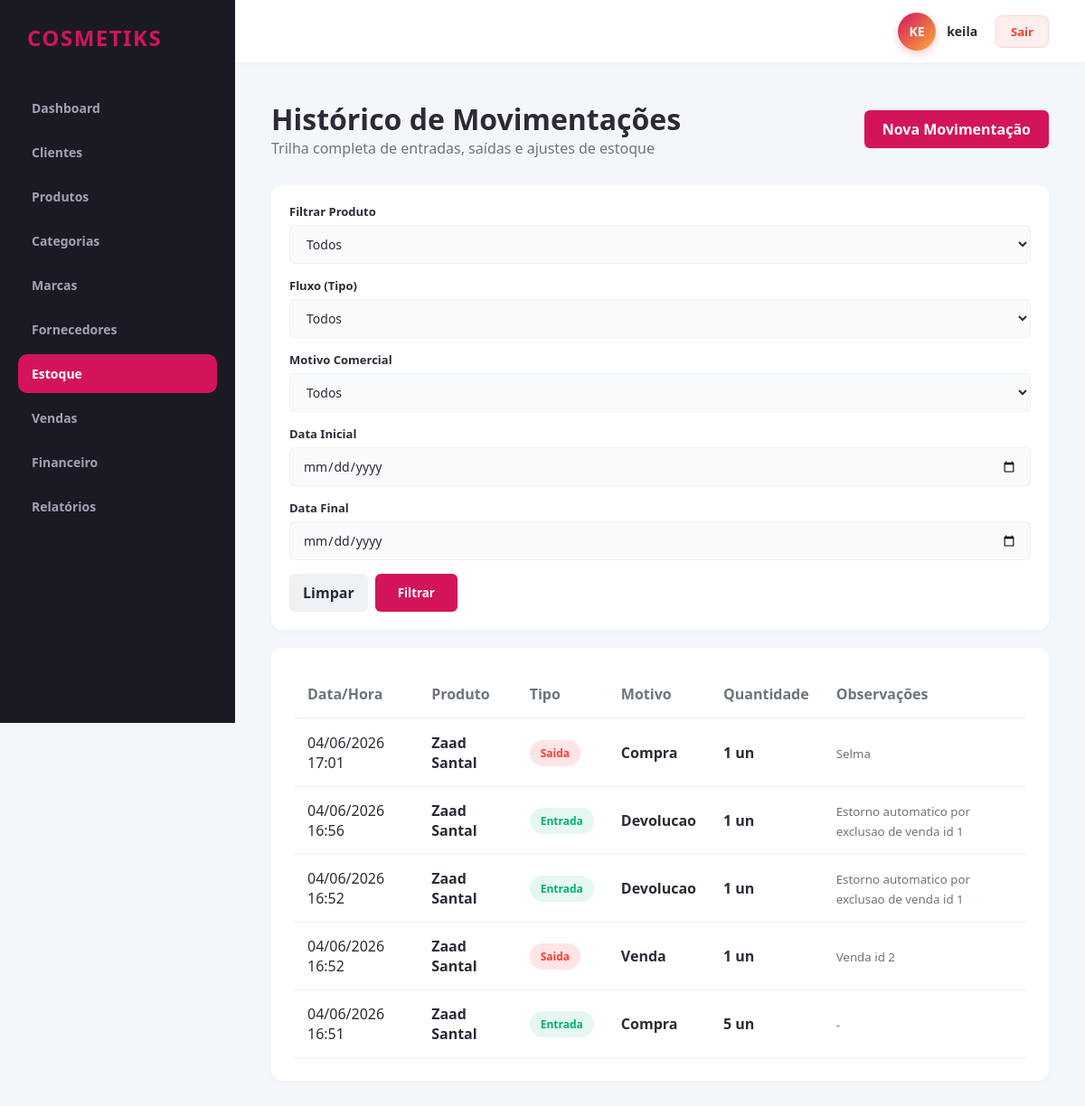
/estoque/historico (signed in), run on the app's committed database.
### app/models/estoque.py (models this page shows)
class Estoque(db.Model):
    __tablename__ = 'movimentacoes_estoque'
    id = db.Column(db.Integer, primary_key=True)
    revendedor_id = db.Column(db.Integer, db.ForeignKey('revendedores.id'), nullable=False)
    produto_id = db.Column(db.Integer, db.ForeignKey('produtos.id'), nullable=False)
    venda_id = db.Column(db.Integer, db.ForeignKey('vendas.id'), nullable=True)
    tipo = db.Column(db.String(20), nullable=False)  # Entrada, Saída
    motivo = db.Column(db.String(50), nullable=False)  # Compra, Ajuste, Venda, Perda, Devolução
    quantidade = db.Column(db.Integer, nullable=False)
    data_movimentacao = db.Column(db.DateTime, default=datetime.utcnow)
    observacoes = db.Column(db.Text, nullable=True)

### app/models/produto.py (models this page shows)
class Produto(db.Model):
    __tablename__ = 'produtos'
    id = db.Column(db.Integer, primary_key=True)
    revendedor_id = db.Column(db.Integer, db.ForeignKey('revendedores.id'), nullable=False)
    categoria_id = db.Column(db.Integer, db.ForeignKey('categorias.id'), nullable=False)
    marca_id = db.Column(db.Integer, db.ForeignKey('marcas.id'), nullable=False)
    fornecedor_id = db.Column(db.Integer, db.ForeignKey('fornecedores.id'), nullable=False)
    nome = db.Column(db.String(150), nullable=False)
    codigo_barras = db.Column(db.String(50), nullable=True)
    descricao = db.Column(db.Text, nullable=True)
    quantidade_estoque = db.Column(db.Integer, default=0, nullable=False)
    estoque_minimo = db.Column(db.Integer, default=0, nullable=False)
    preco_custo = db.Column(db.Numeric(10, 2), nullable=False)
    preco_venda = db.Column(db.Numeric(10, 2), nullable=False)
    data_compra = db.Column(db.Date, nullable=True)
    situacao = db.Column(db.String(20), default='Ativo')
    movimentacoes_estoque = db.relationship('Estoque', backref='produto', lazy=True)

### app/controllers/estoque_controller.py (the view, shortened to what this page needs)
@estoque_bp.route('/historico')
@revendedor_required
def historico():
    revendedor_id = session.get('revendedor_id')
    page = request.args.get('page', 1, type=int)
    produto_id = request.args.get('produto_id')
    tipo = request.args.get('tipo')
    motivo = request.args.get('motivo')
    data_inicio = request.args.get('data_inicio')
    data_fim = request.args.get('data_fim')
    from app.models.estoque import Estoque
    from app.models.produto import Produto
    query = Estoque.query.filter_by(revendedor_id=revendedor_id)
    if produto_id:
        query = query.filter_by(produto_id=produto_id)
    if tipo:
        query = query.filter_by(tipo=tipo)
    if motivo:
        query = query.filter_by(motivo=motivo)
    if data_inicio:
        try:
            dt_ini = datetime.strptime(data_inicio, '%Y-%m-%d')
            query = query.filter(Estoque.data_movimentacao >= dt_ini)
        except ValueError:
            pass
    pagination_obj = query.order_by(Estoque.data_movimentacao.desc()).paginate(
        page=page,
        per_page=10,
        error_out=False
    )
    lista_produtos = Produto.query.filter_by(revendedor_id=revendedor_id).order_by(Produto.nome.asc()).all()
    return render_template(
        'produtos/historico_estoque.html',
        movimentacoes=pagination_obj.items,
        pagination=pagination_obj,
        produtos=lista_produtos
    )

### app/controllers/estoque_controller.py (called while the page is built)
def revendedor_required(f):
    @wraps(f)
    def decorated_function(*args, **kwargs):
        if not session.get('usuario_logado') or session.get('is_admin'):
            flash('Acesso restrito a revendedores autenticados.', 'danger')
            return redirect(url_for('auth.login'))
        return f(*args, **kwargs)
    return decorated_function

### app/templates/produtos/historico_estoque.html (shortened to what this page needs)
{% extends 'base.html' %}
{% block content %}
<div class="header-panel">
    <div>
        <h1>Histórico de Movimentações</h1>
        <p style="color: var(--text-muted);">Trilha completa de entradas, saídas e ajustes de estoque</p>
    </div>
    <a href="{{ url_for('estoque.movimentar') }}" class="btn btn-primary">Nova Movimentação</a>
</div>
<div class="data-table-container" style="margin-bottom: 20px; padding: 20px;">
    <form method="GET" action="{{ url_for('estoque.historico') }}" style="display: grid; grid-template-columns: repeat(auto-fit, minmax(160px, 1fr)) auto; gap: 15px; align-items: end;">
        <div class="form-group">
            <label class="form-label">Filtrar Produto</label>
            <select name="produto_id" class="form-control">
                <option value="">Todos</option>
            </select>
        </div>
        <div class="form-group">
            <label class="form-label">Fluxo (Tipo)</label>
            <select name="tipo" class="form-control">
                <option value="">Todos</option>
            </select>
        </div>
        <div class="form-group">
            <label class="form-label">Motivo Comercial</label>
            <select name="motivo" class="form-control">
                <option value="">Todos</option>
            </select>
        </div>
        <div class="form-group">
            <label class="form-label">Data Inicial</label>
            <input type="date" name="data_inicio" class="form-control" value="{{ request.args.get('data_inicio', '') }}">
        </div>
        <div class="form-group">
            <label class="form-label">Data Final</label>
            <input type="date" name="data_fim" class="form-control" value="{{ request.args.get('data_fim', '') }}">
        </div>
        <div style="display: flex; gap: 8px;">
            <a href="{{ url_for('estoque.historico') }}" class="btn" style="background: #eef2f5; color: var(--text-main); padding: 10px 15px;">Limpar</a>
            <button type="submit" class="btn btn-primary" style="padding: 10px 25px;">Filtrar</button>
        </div>
    </form>
</div>
<div class="data-table-container">
    <table class="data-table">
        <thead>
            <tr>
                <th>Data/Hora</th>
                <th>Produto</th>
                <th>Tipo</th>
                <th>Motivo</th>
                <th>Quantidade</th>
                <th>Observações</th>
            </tr>
        </thead>
        <tbody>
            {% for mov in movimentacoes %}
            <tr>
                <td>{{ mov.data_movimentacao.strftime('%d/%m/%Y %H:%M') }}</td>
                <td><strong>{{ mov.produto.nome }}</strong></td>
                <td>
                    <span class="badge-status {% if mov.tipo == 'Entrada' %}ativo{% else %}bloqueado{% endif %}">
                        {{ mov.tipo }}
                    </span>
                </td>
                <td><span style="font-weight: 600; color: var(--text-main);">{{ mov.motivo }}</span></td>
                <td><strong>{{ mov.quantidade }} un</strong></td>
                <td><small style="color: var(--text-muted);">{{ mov.observacoes or '-' }}</small></td>
            </tr>
            {% endfor %}
        </tbody>
    </table>
</div>
{% endblock %}

### app/templates/base.html (shortened to what this page needs)
<!DOCTYPE html>
<html lang="pt-BR">
<head>
    <link rel="stylesheet" href="{{ url_for('static', filename='css/main.css') }}">
    <link rel="stylesheet" href="{{ url_for('static', filename='css/components.css') }}">
    <link rel="stylesheet" href="{{ url_for('static', filename='css/dashboard.css') }}">
</head>
<body>
    <div class="sidebar">
        <div class="brand">
            <span>{{ saas_name }}</span>
        </div>
        {% if session.get('is_admin') %}
            <a href="{{ url_for('admin.listar_revendedores') }}" class="menu-item">Revendedores</a>
            <a href="{{ url_for('admin.trilha_auditoria') }}" class="menu-item">Auditoria</a>
        {% else %}
            <a href="{{ url_for('dashboard.index') }}" class="menu-item">Dashboard</a>
            <a href="{{ url_for('cliente.index') }}" class="menu-item">Clientes</a>
            <a href="{{ url_for('produto.index') }}" class="menu-item">Produtos</a>
            <a href="{{ url_for('categoria.index') }}" class="menu-item">Categorias</a>
            <a href="{{ url_for('marca.index') }}" class="menu-item">Marcas</a>
            <a href="{{ url_for('fornecedor.index') }}" class="menu-item">Fornecedores</a>
            <a href="{{ url_for('estoque.historico') }}" class="menu-item">Estoque</a>
            <a href="{{ url_for('venda.index') }}" class="menu-item">Vendas</a>
            <a href="{{ url_for('financeiro.contas_receber') }}" class="menu-item">Financeiro</a>
            <a href="{{ url_for('relatorio.index') }}" class="menu-item">Relatórios</a>
        {% endif %}
    </div>
    <div class="topbar">
        <div class="topbar-user-zone">
            <div class="user-profile-meta">
                {% set username_raw = session.get('usuario_logado', 'US') %}
                <div class="user-avatar-circle">
                    {{ username_raw[:2]|upper }}
                </div>
                <span class="user-display-name">{{ username_raw }}</span>
            </div>
            <a href="{{ url_for('auth.logout') }}" class="btn-logout-topbar">Sair</a>
        </div>
    </div>
    <div class="main-content">
        {% block content %}{% endblock %}
    </div>
</body>
</html>

### app/static/css/main.css (style rules this page uses)
:root { --primary-color: #d4145a; --secondary-color: #fbb03b; --dark-bg: #1a1a24; --card-bg: #ffffff; --text-main: #2b2b36; --text-muted: #6c757d; --border-color: #eef2f5; --success: #00b074; --danger: #ff3b30; --warning: #ffcc00; }
* { margin: 0; padding: 0; box-sizing: border-box; font-family: 'Segoe UI', Tahoma, Geneva, Verdana, sans-serif; }
body { background-color: #f4f7f9; color: var(--text-main); display: flex; min-height: 100vh; }
.sidebar { width: 260px; background-color: var(--dark-bg); color: #ffffff; display: flex; flex-direction: column; padding: 25px 20px; position: fixed; height: 100vh; z-index: 100; }
.sidebar .brand { font-size: 24px; font-weight: 800; text-transform: uppercase; letter-spacing: 1.5px; color: var(--primary-color); margin-bottom: 40px; display: flex; align-items: center; gap: 10px; padding-left: 10px; }
.sidebar .menu-item { padding: 12px 15px; color: #a2a2b5; text-decoration: none; border-radius: 10px; margin-bottom: 6px; transition: all 0.2s ease; display: flex; align-items: center; font-weight: 600; font-size: 14px; }
.sidebar .menu-item:hover, .sidebar .menu-item.active { background-color: rgba(212, 20, 90, 0.1); color: var(--primary-color); }
.sidebar .menu-item.active { background-color: var(--primary-color); color: #ffffff; }
.topbar { position: fixed; top: 0; left: 260px; right: 0; height: 70px; background-color: #ffffff; border-bottom: 1px solid var(--border-color); display: flex; align-items: center; justify-content: flex-end; padding: 0 40px; z-index: 90; box-shadow: 0 2px 10px rgba(0,0,0,0.02); }
.topbar-user-zone { display: flex; align-items: center; gap: 20px; }
.user-profile-meta { display: flex; align-items: center; gap: 12px; }
.user-avatar-circle { width: 42px; height: 42px; border-radius: 50%; background: linear-gradient(135deg, var(--primary-color) 0%, var(--secondary-color) 100%); color: #ffffff; font-weight: 700; font-size: 14px; display: flex; align-items: center; justify-content: center; text-transform: uppercase; box-shadow: 0 4px 10px rgba(214, 20, 90, 0.2); }
.user-display-name { font-weight: 700; color: var(--text-main); font-size: 14px; }
.btn-logout-topbar { padding: 8px 16px; border-radius: 8px; background-color: rgba(255, 59, 48, 0.08); color: #ff3b30; text-decoration: none; font-size: 13px; font-weight: 700; transition: all 0.2s ease; border: 1px solid rgba(255, 59, 48, 0.15); }
.main-content { margin-left: 260px; flex: 1; padding: 110px 40px 40px 40px; }
.header-panel { display: flex; justify-content: space-between; align-items: center; margin-bottom: 30px; }
.data-table-container { background: var(--card-bg); border-radius: 12px; padding: 25px; box-shadow: 0 4px 6px rgba(0,0,0,0.02); overflow-x: auto; }
.data-table { width: 100%; border-collapse: collapse; text-align: left; }
.data-table th { padding: 15px; border-bottom: 2px solid var(--border-color); color: var(--text-muted); font-weight: 600; }
.data-table td { padding: 15px; border-bottom: 1px solid var(--border-color); }
.btn { padding: 10px 20px; border-radius: 6px; border: none; font-weight: 600; cursor: pointer; transition: background 0.2s; text-decoration: none; display: inline-block; }
.btn-primary { background: var(--primary-color); color: #fff; }

### app/static/css/components.css (style rules this page uses)
.form-group { display: flex; flex-direction: column; gap: 6px; }
.form-label { font-size: 13px; font-weight: 600; color: var(--text-main); }
.form-control { padding: 10px 14px; border: 1px solid #eef2f5; border-radius: 6px; background-color: #f8fafc; font-size: 14px; color: var(--text-main); transition: all 0.2s; }
.badge-status { padding: 6px 12px; border-radius: 20px; font-size: 12px; font-weight: 600; display: inline-block; }
.badge-status.ativo { background-color: #e6f7f1; color: var(--success); }
.badge-status.bloqueado { background-color: #ffe5e5; color: var(--danger); }

### data on the page
Estoque: data_movimentacao "04/06/2026 17:01", produto.nome "Zaad Santal", tipo "Saida", motivo "Compra", quantidade "1", observacoes "Selma"
Estoque: data_movimentacao "04/06/2026 16:56", produto.nome "Zaad Santal", tipo "Entrada", motivo "Devolucao", quantidade "1", observacoes "Estorno automatico por exclusao de venda id 1"
Estoque: data_movimentacao "04/06/2026 16:52", produto.nome "Zaad Santal", tipo "Entrada", motivo "Devolucao", quantidade "1", observacoes "Estorno automatico por exclusao de venda id 1"
Estoque: data_movimentacao "04/06/2026 16:52", produto.nome "Zaad Santal", tipo "Saida", motivo "Venda", quantidade "1", observacoes "Venda id 2"
Estoque: data_movimentacao "04/06/2026 16:51", produto.nome "Zaad Santal", tipo "Entrada", motivo "Compra", quantidade "5", observacoes "-"

### other printed values
{{ saas_name }} "COSMETIKS"
{{ username_raw[:2]|upper }} "KE"
{{ username_raw }} "keila"
